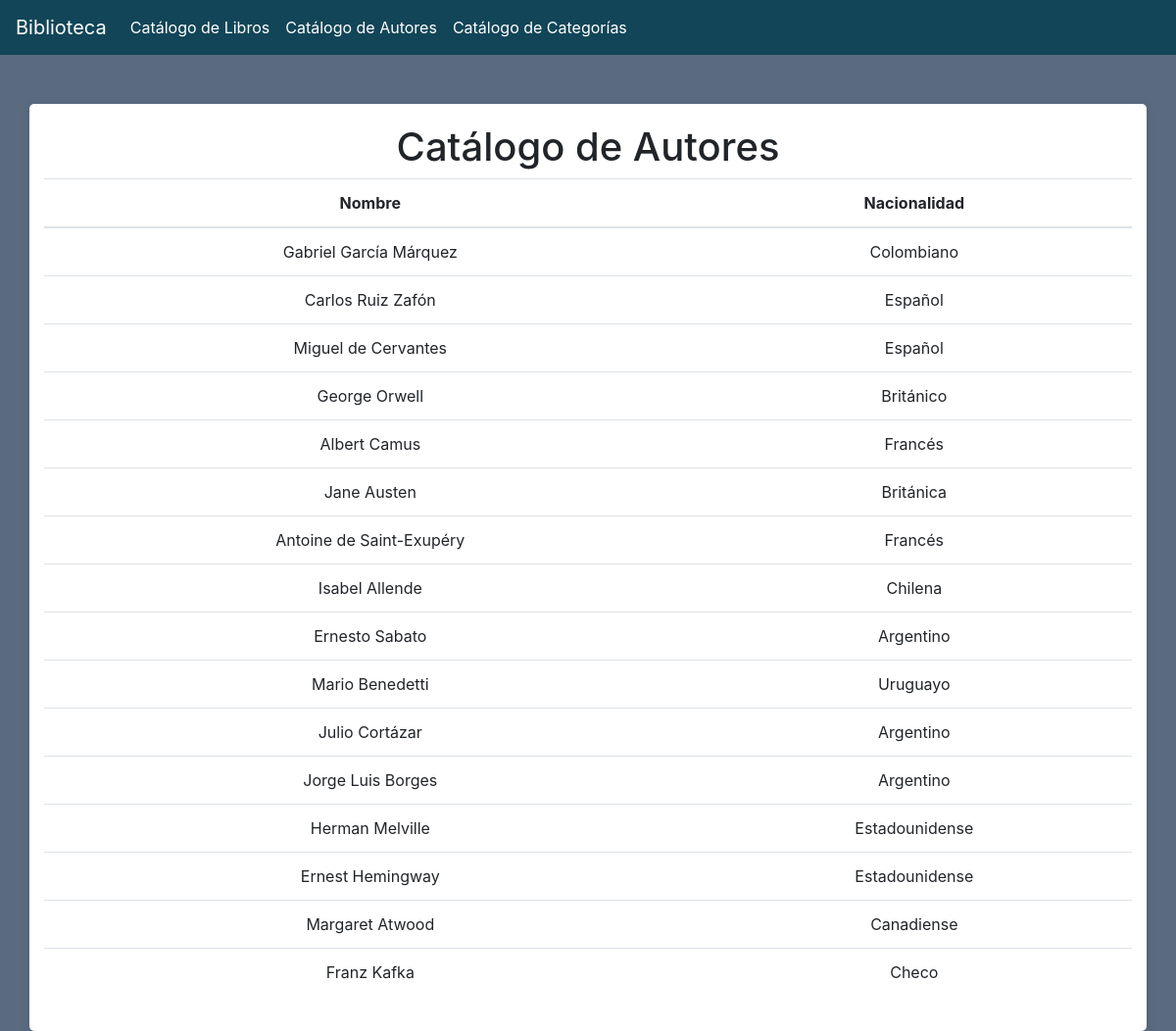
The page /autores/ on the database its author committed.
### catalogo/models.py (models this page shows, shortened)
class Autor(models.Model):
    id_autor = models.AutoField(primary_key=True)
    nombre = models.CharField(max_length=50, blank=False, null=False)
    nacionalidad = models.CharField(max_length=100, blank=False, null=False)

### catalogo/views.py (the view)
# urls.py: path('autores/', views.autores, name='autores'),
def autores(request):
    navbar = NavItem.objects.all()
    autores = Autor.objects.all()
    context = {'navbar': navbar, 'autores': autores}
    return render(request, 'catalogo/autores.html', context)

### catalogo/templates/catalogo/autores.html (shortened to what this page needs)
{% load static %}
<!DOCTYPE html>
<html lang="en">
<head>
    <link rel="stylesheet" href="{% static 'css/main.css' %}">
    <link rel="stylesheet" href="https://stackpath.bootstrapcdn.com/bootstrap/4.5.2/css/bootstrap.min.css">
</head>
<body>
    <nav class="navbar navbar-expand-lg navbar-light bg-light">
        <a class="navbar-brand" href="{% url 'inicio' %}">Biblioteca</a>
        <div class="collapse navbar-collapse" id="navbarNav">
            <ul class="navbar-nav">
                <li class="nav-item">
                    <a class="nav-link" href="{% url 'libros' %}">Catálogo de Libros</a>
                </li>
                <li class="nav-item">
                    <a class="nav-link" href="{% url 'autores' %}">Catálogo de Autores</a>
                </li>
                <li class="nav-item">
                    <a class="nav-link" href="{% url 'categorias' %}">Catálogo de Categorías</a>
                </li>
            </ul>
        </div>
    </nav>
    <div class="container">
        <h1>Catálogo de Autores</h1>
        <table class="table">
            <thead>
                <tr>
                    <th>Nombre</th>
                    <th>Nacionalidad</th>
                </tr>
            </thead>
            <tbody>
                {% for autor in autores %}
                <tr>
                    <td>{{ autor.nombre }}</td>
                    <td>{{ autor.nacionalidad }}</td>
                </tr>
                {% endfor %}
            </tbody>
        </table>
    </div>
</body>
</html>

### catalogo/static/css/main.css (style rules this page uses)
.table { margin: 0 auto; }
.table th, .table td { text-align: center; }
.container { text-align: center; margin-top: 50px; }
h1 { margin-bottom: 30px; }
nav.navbar { background-color: #124558 !important; }
nav.navbar .navbar-brand { color: #fff !important; }
nav.navbar .nav-link { color: #fff !important; }
body { background-color: #43566edf !important; }
.container { background-color: #ffffff; padding: 20px; border-radius: 5px; box-shadow: 0 2px 10px rgba(0, 0, 0, 0.1); }

### rows shown on the page
Autor: nombre "Gabriel García Márquez", nacionalidad "Colombiano"
Autor: nombre "Carlos Ruiz Zafón", nacionalidad "Español"
Autor: nombre "Miguel de Cervantes", nacionalidad "Español"
Autor: nombre "George Orwell", nacionalidad "Británico"
Autor: nombre "Albert Camus", nacionalidad "Francés"
Autor: nombre "Jane Austen", nacionalidad "Británica"
Autor: nombre "Antoine de Saint-Exupéry", nacionalidad "Francés"
Autor: nombre "Isabel Allende", nacionalidad "Chilena"
Autor: nombre "Ernesto Sabato", nacionalidad "Argentino"
Autor: nombre "Mario Benedetti", nacionalidad "Uruguayo"
Autor: nombre "Julio Cortázar", nacionalidad "Argentino"
Autor: nombre "Jorge Luis Borges", nacionalidad "Argentino"
Autor: nombre "Herman Melville", nacionalidad "Estadounidense"
Autor: nombre "Ernest Hemingway", nacionalidad "Estadounidense"
Autor: nombre "Margaret Atwood", nacionalidad "Canadiense"
Autor: nombre "Franz Kafka", nacionalidad "Checo"
